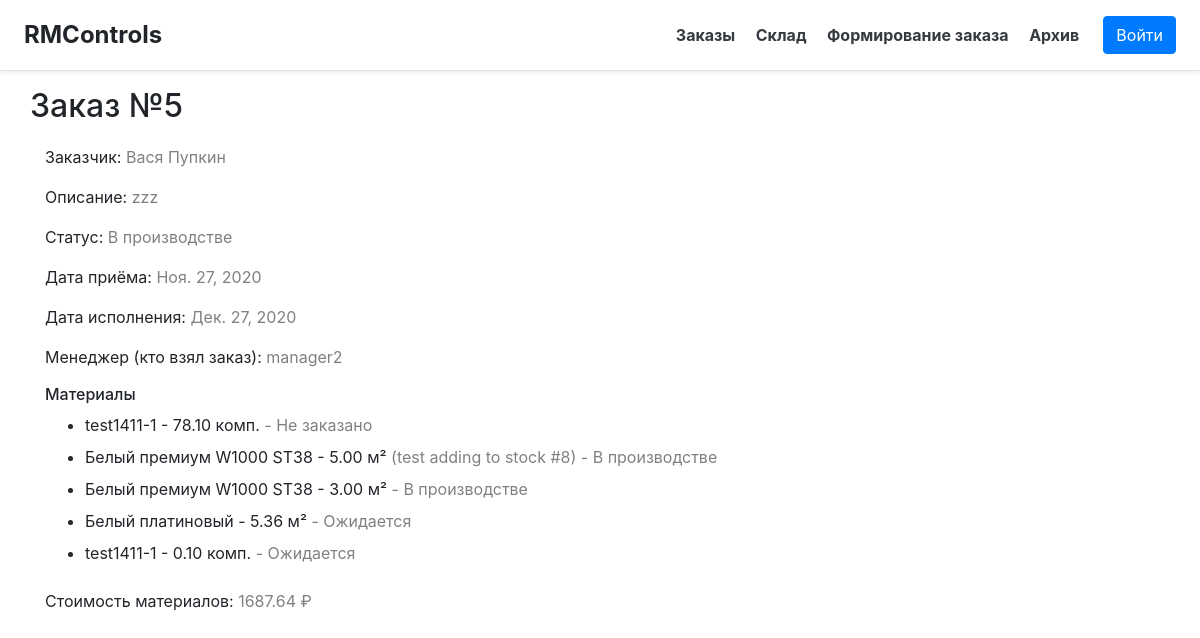
/order/5, run on an earlier commit of the app's database.
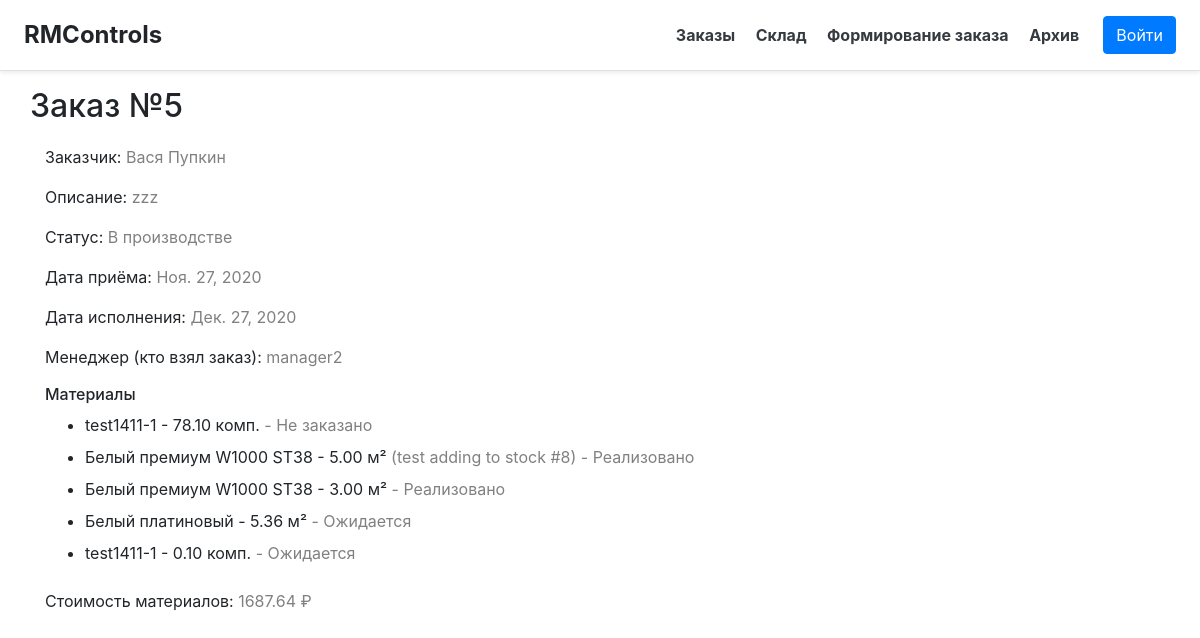
And on a later commit of the database.
### main/models.py (models this page shows, shortened)
class Material(models.Model):
    material = models.ForeignKey('AbsMaterial', models.PROTECT, verbose_name="Материал")
    count = models.FloatField("Кол-во")
    for_order = models.ForeignKey('Order', on_delete=models.SET_NULL, null=True, blank=True, verbose_name="Для заказа")
    status = models.IntegerField("Статус",
                                 choices=[(-1, "Не заказано"), (0, "Ожидается"), (1, "На складе"),
                                          (2, "В производстве"), (3, "Реализовано")], default=0)
    details = models.CharField("Детали", blank=True, null=True, max_length=100)
    price = models.FloatField("Цена", blank=True, null=True)
    class Meta:
        verbose_name = "Материал"
        verbose_name_plural = "Склад"
        db_table = "stock"

class AbsMaterial(models.Model):
    title = models.CharField("Наименование", max_length=20)
    units = models.CharField("Единицы измерения", choices=map(lambda x: (x, x, ), UNITS), max_length=10, default="шт")
    parent = models.ForeignKey(Folder, models.CASCADE, null=True, verbose_name="Папка")
    picture_url = models.TextField("URL изображения", null=True, blank=True)
    class Meta:
        verbose_name = "Материал"
        verbose_name_plural = "Материалы"
        db_table = "abs-materials"

### main/views.py (the view)
# urls.py: path('order/<str:oid>', views.order),
@xframe_options_exempt
def order(request, oid, additional=0):
    try:
        oid = int(oid)
    except ValueError:
        return HttpResponseBadRequest()
    o = Order.objects.get(id=oid)
    return render(request, 'main/order.html', context={
        'title': f'Заказ №{oid}', 'order': o, 'additional': additional,
        'cost': round(sum(map(lambda x: (
            x.price * x.count if x.price else x.material.get_last_price() if x.material.get_last_price() else 0),
                              o.material_set.all())), 2)})

### main/models.py (called while the page is built)
    def __str__(self):
        return self.name

### templates/main/order.html (shortened to what this page needs)
{% extends 'main/base.html' %}
{% load static %}
{% block content %}
    <div class="container">
        <div class="row">
            <h2 style="margin-bottom: 20px">{{ title }}
            </h2>
        </div>
        <label>Заказчик: <label style="color: gray">{{ order.client }}</label></label> <br>
        <label>Описание: <label style="color: gray; width: auto">{{ order.description }}</label></label> <br>
        <label>Статус: <label style="color: gray; width: auto">{{ order.get_status_display }}</label></label> <br>
        <label>Дата приёма: <label style="color: gray">{{ order.order_date }}</label></label> <br>
        <label>Дата исполнения: <label style="color: gray">{{ order.prod_date }}</label></label> <br>
        <label>Менеджер (кто взял заказ): <label style="color: gray">{{ order.manager }}</label></label> <br>
        <h6>Материалы</h6>
        <ul>
            {% for elem in order.material_set.all %}
                <li>
                    <label>{{ elem.material.title }} - {{ elem.count|floatformat:2 }} {{ elem.material.units }}</label>
                    <label style="color: gray">{% if elem.details %}({{ elem.details }}){% endif %}
                        - {{ elem.get_status_display }}</label>
                </li>
            {% endfor %}
        </ul>
        <label>Стоимость материалов: <label style="color: gray">{{ cost }} ₽</label></label>
    </div>
{% endblock %}

What changed in the data, as far as the page shows it:
changed Material "test adding to stock #8": status "В производстве" → "Реализовано"
changed Material (number 3 of 5 on the later page): status "В производстве" → "Реализовано"
